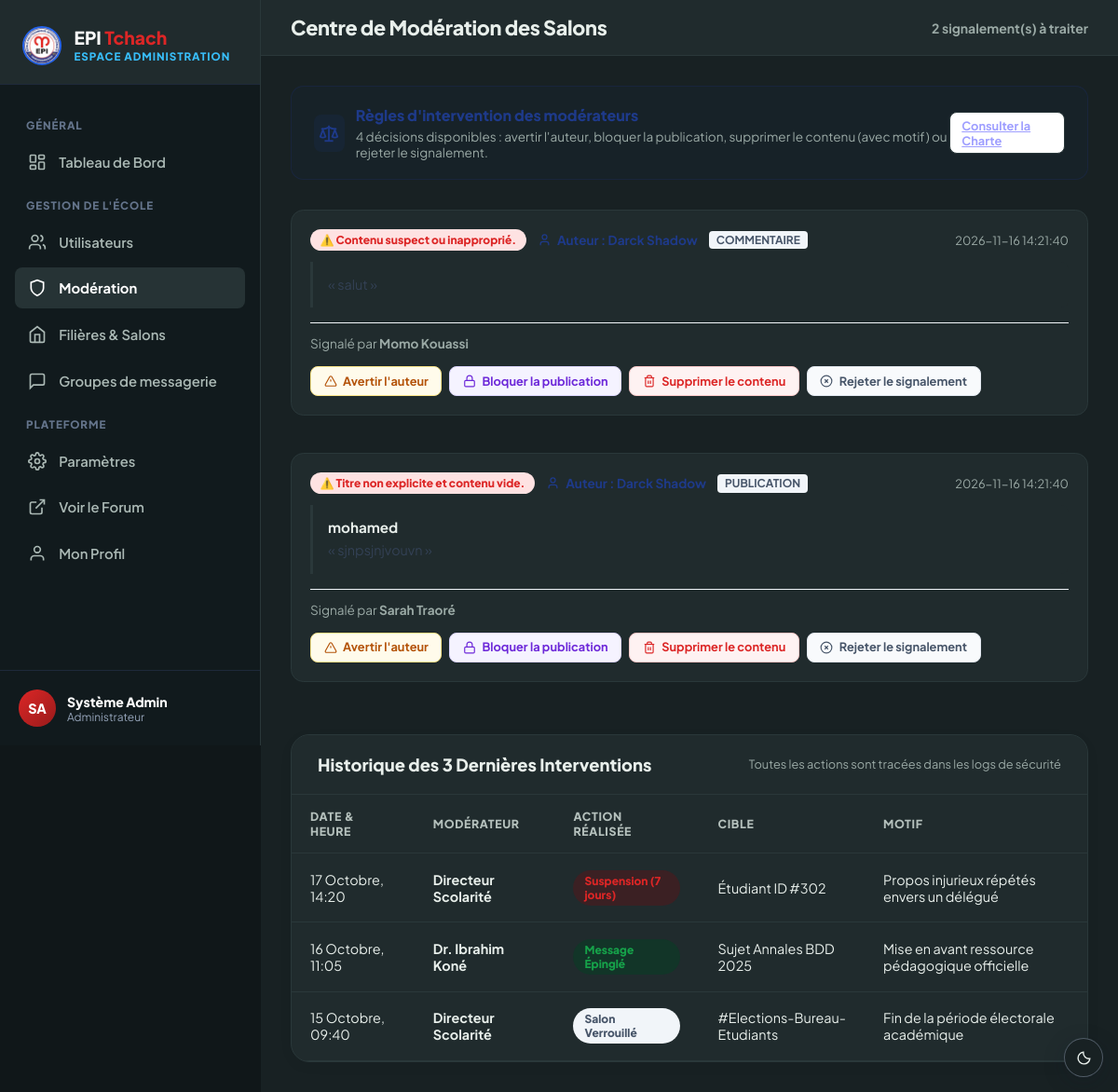
/admin/moderation (signed in), run on the app's committed database.
### tables this page shows
CREATE TABLE `signalements` (
  `id` int unsigned NOT NULL AUTO_INCREMENT,
  `auteur_id` int unsigned NOT NULL,
  `type_cible` enum('publication','commentaire') NOT NULL,
  `cible_id` int unsigned NOT NULL,
  `motif` text NOT NULL,
  `statut` enum('en_attente','traite','rejete') NOT NULL DEFAULT 'en_attente',
  `traite_par` int unsigned DEFAULT NULL,
  `date_signalement` datetime NOT NULL DEFAULT CURRENT_TIMESTAMP,
  `date_traitement` datetime DEFAULT NULL,
  PRIMARY KEY (`id`),
  KEY `auteur_id` (`auteur_id`),
  KEY `idx_signalements_statut` (`statut`),
  KEY `fk_signalements_traite_par` (`traite_par`),
  CONSTRAINT `fk_signalements_traite_par` FOREIGN KEY (`traite_par`) REFERENCES `utilisateurs` (`id`) ON DELETE SET NULL,
  CONSTRAINT `signalements_ibfk_1` FOREIGN KEY (`auteur_id`) REFERENCES `utilisateurs` (`id`) ON DELETE CASCADE,
  CONSTRAINT `signalements_ibfk_2` FOREIGN KEY (`traite_par`) REFERENCES `utilisateurs` (`id`) ON DELETE SET NULL
);

CREATE TABLE `utilisateurs` (
  `id` int unsigned NOT NULL AUTO_INCREMENT,
  `nom` varchar(100) NOT NULL,
  `prenom` varchar(100) NOT NULL,
  `email` varchar(150) NOT NULL,
  `mot_de_passe` varchar(255) NOT NULL,
  `avatar_url` varchar(255) DEFAULT NULL,
  `biographie` text,
  `filiere` varchar(150) DEFAULT NULL,
  `modules_enseignes` text,
  `role` enum('etudiant','professeur','administrateur') NOT NULL DEFAULT 'etudiant',
  `est_actif` tinyint(1) NOT NULL DEFAULT '1',
  `date_inscription` datetime NOT NULL DEFAULT CURRENT_TIMESTAMP,
  `derniere_connexion` datetime DEFAULT NULL,
  `derniere_activite` datetime DEFAULT NULL,
  `filiere_id` int unsigned DEFAULT NULL,
  PRIMARY KEY (`id`),
  UNIQUE KEY `email` (`email`),
  KEY `fk_utilisateurs_filiere` (`filiere_id`),
  KEY `idx_utilisateurs_derniere_activite` (`est_actif`,`derniere_activite`),
  CONSTRAINT `fk_utilisateurs_filiere` FOREIGN KEY (`filiere_id`) REFERENCES `filieres` (`id`) ON DELETE SET NULL
);

### resources/views/desktop/admin/moderation.php (the view, shortened to what the rows shown need)
<?php
$base = isset($baseUrl) ? $baseUrl : '';
$asset = isset($assetBase) ? $assetBase : (isset($baseUrl) ? $baseUrl . '/public/assets' : '/public/assets');
?>
<!DOCTYPE html>
<html lang="fr">
<head>
  <link rel="stylesheet" href="<?= $asset ?>/css/desktop/admin.css" />
  <?php include ROOT_PATH . '/resources/views/partials/theme-head.php'; ?>
</head>
<body data-base-url="<?= htmlspecialchars($base, ENT_QUOTES, 'UTF-8') ?>">
  <div class="admin-wrapper">
    <main class="admin-main-area">
      <header class="admin-topbar">
        <div class="topbar-left">
          <h1 class="page-title">Centre de Modération des Salons</h1>
        </div>
      </header>
      <div class="admin-content">
        <div id="reportsListContainer" style="display:flex; flex-direction:column; gap:1.5rem;">
          <?php if (empty($reports)): ?>
            <div id="noReportsCard" class="admin-card" style="text-align:center; padding:3rem 1.5rem; color:var(--admin-muted);">
              <svg width="48" height="48" viewBox="0 0 24 24" fill="none" stroke="currentColor" stroke-width="1.5" style="margin:0 auto 0.75rem; display:block; opacity:0.6;"><circle cx="12" cy="12" r="10"/><path d="m9 12 2 2 4-4"/></svg>
              <h3 style="font-size:1.1rem; font-weight:800; color:var(--admin-dark); margin:0 0 0.5rem 0;">Aucun signalement en attente</h3>
              <p style="font-size:0.9rem; margin:0;">Aucun contenu ne nécessite actuellement une intervention de modération.</p>
            </div>
          <?php else: ?>
            <?php foreach ($reports as $r):
              $authorName = !empty($r['cible_auteur_nom']) && $r['cible_auteur_nom'] !== 'Inconnu'
                  ? $r['cible_auteur_nom']
                  : (!empty($r['auteur_nom']) ? $r['auteur_nom'] : 'Auteur inconnu');
              $reporterName = trim(($r['signaleur_prenom'] ?? '') . ' ' . ($r['signaleur_nom'] ?? 'Membre'));
              $targetType = $r['type_cible'] ?? 'publication';
              $targetTitle = $r['cible_titre'] ?? ($targetType === 'publication' ? 'Publication' : 'Commentaire');
              $targetContent = $r['cible_contenu'] ?? $r['message_contenu'] ?? 'Contenu non disponible';
            ?>
            <div class="report-card" data-report-id="<?= (int)$r['id'] ?>" data-target-type="<?= htmlspecialchars($targetType) ?>">
              <div class="report-header">
                <div style="display:flex; align-items:center; gap:0.75rem; flex-wrap:wrap;">
                  <span class="report-reason-badge">⚠️ <?= htmlspecialchars($r['raison'] ?? 'Signalement') ?></span>
                  <span style="font-size:0.85rem; font-weight:700; color:var(--admin-primary); display:inline-flex; align-items:center; gap:0.4rem;">
                    <svg width="15" height="15" viewBox="0 0 24 24" fill="none" stroke="currentColor" stroke-width="2"><path d="M19 21v-2a4 4 0 0 0-4-4H9a4 4 0 0 0-4 4v2"/><circle cx="12" cy="7" r="4"/></svg>
                    Auteur : <?= htmlspecialchars($authorName) ?>
                  </span>
                  <span style="font-size:0.75rem; background:#f1f5f9; color:#475569; padding:0.15rem 0.5rem; border-radius:4px; font-weight:700; text-transform:uppercase;">
                    <?= htmlspecialchars($targetType) ?>
                  </span>
                </div>
                <span style="font-size:0.8rem; color:var(--admin-muted);"><?= htmlspecialchars($r['created_at'] ?? 'Récemment') ?></span>
              </div>
              <div class="report-content-preview">
                <?php if (!empty($r['cible_titre']) && $targetType === 'publication'): ?>
                  <div style="font-weight:700; color:var(--admin-dark); margin-bottom:0.35rem; font-size:0.95rem;">
                    <?= htmlspecialchars($r['cible_titre']) ?>
                  </div>
                <?php endif; ?>
                <div style="color:#334155; line-height:1.5;">
                  « <?= htmlspecialchars($targetContent) ?> »
                </div>
              </div>
              <div class="report-footer" style="display:flex; flex-wrap:wrap; align-items:center; justify-content:space-between; gap:1rem; margin-top:1rem; padding-top:0.85rem; border-top:1px solid #f1f5f9;">
                <div>
                  <span style="color:var(--admin-muted); font-size:0.85rem;">
                    Signalé par <strong><?= htmlspecialchars($reporterName) ?></strong>
                  </span>
                </div>
                <div class="action-buttons" style="display:flex; flex-wrap:wrap; gap:0.5rem; align-items:center;">
                  <button type="button"
                          class="btn-mod-action btn-mod-warn"
                          data-report-id="<?= (int)$r['id'] ?>"
                          data-action="avertiAuteur"
                          data-author="<?= htmlspecialchars($authorName) ?>"
                          data-title="<?= htmlspecialchars($targetTitle) ?>"
                          title="avertiAuteur() : Notifie l'auteur et clôture le signalement">
                    <svg width="14" height="14" viewBox="0 0 24 24" fill="none" stroke="currentColor" stroke-width="2"><path d="m21.73 18-8-14a2 2 0 0 0-3.48 0l-8 14A2 2 0 0 0 4 21h16a2 2 0 0 0 1.73-3Z"/><line x1="12" y1="9" x2="12" y2="13"/><line x1="12" y1="17" x2="12.01" y2="17"/></svg>
                    Avertir l'auteur
                  </button>
                  <button type="button"
                          class="btn-mod-action btn-mod-lock"
                          data-report-id="<?= (int)$r['id'] ?>"
                          data-action="bloquerPublication"
                          data-author="<?= htmlspecialchars($authorName) ?>"
                          data-title="<?= htmlspecialchars($targetTitle) ?>"
                          title="bloquerPublication() : Verrouille la publication, notifie l'auteur et clôture le signalement">
                    <svg width="14" height="14" viewBox="0 0 24 24" fill="none" stroke="currentColor" stroke-width="2"><rect width="18" height="11" x="3" y="11" rx="2" ry="2"/><path d="M7 11V7a5 5 0 0 1 10 0v4"/></svg>
                    Bloquer la publication
                  </button>
                  <button type="button"
                          class="btn-mod-action btn-mod-delete"
                          data-report-id="<?= (int)$r['id'] ?>"
                          data-action="supprimerContenu"
                          data-author="<?= htmlspecialchars($authorName) ?>"
                          data-title="<?= htmlspecialchars($targetTitle) ?>"
                          title="supprimerContenu() : Supprime le post en BD, notifie l'auteur du motif et clôture tous les signalements liés">
                    <svg width="14" height="14" viewBox="0 0 24 24" fill="none" stroke="currentColor" stroke-width="2"><path d="M3 6h18"/><path d="M19 6v14c0 1-1 2-2 2H7c-1 0-2-1-2-2V6"/><path d="M8 6V4c0-1 1-2 2-2h4c1 0 2 1 2 2v2"/><line x1="10" y1="11" x2="10" y2="17"/><line x1="14" y1="11" x2="14" y2="17"/></svg>
                    Supprimer le contenu
                  </button>
                  <button type="button"
                          class="btn-mod-action btn-mod-reject"
                          data-report-id="<?= (int)$r['id'] ?>"
                          data-action="rejeterSignalement"
                          data-author="<?= htmlspecialchars($authorName) ?>"
                          data-title="<?= htmlspecialchars($targetTitle) ?>"
                          title="rejeterSignalement() : Statut 'rejeté' — Si 0 signalement restant: est_signale = 0">
                    <svg width="14" height="14" viewBox="0 0 24 24" fill="none" stroke="currentColor" stroke-width="2"><circle cx="12" cy="12" r="10"/><path d="m15 9-6 6"/><path d="m9 9 6 6"/></svg>
                    Rejeter le signalement
                  </button>
                </div>
              </div>
            </div>
            <?php endforeach; ?>
          <?php endif; ?>
        </div>
        <div class="admin-card" style="margin-top:2.5rem;">
          <div class="card-header-flex">
            <h2 class="card-title">Historique des 3 Dernières Interventions</h2>
          </div>
          <div class="table-responsive">
            <table class="admin-table">
              <thead>
                <tr>
                  <th>Date & Heure</th>
                  <th>Modérateur</th>
                  <th>Action Réalisée</th>
                  <th>Cible</th>
                  <th>Motif</th>
                </tr>
              </thead>
            </table>
          </div>
        </div>
      </div>
    </main>
  </div>
</body>
</html>

### data on the page
signalements: motif "Contenu suspect ou inapproprié.", authorName "Darck Shadow", type_cible "COMMENTAIRE", date_signalement "2026-11-16 14:21:40", targetContent "salut", auteur.nom "Momo Kouassi"
signalements: motif "Titre non explicite et contenu vide.", authorName "Darck Shadow", type_cible "PUBLICATION", date_signalement "2026-11-16 14:21:40", cible_titre "mohamed", targetContent "sjnpsjnjvouvn", auteur.nom "Sarah Traoré"

### other printed values
$adminAvatar "SA"
$adminName "Système Admin"
$adminRole "Administrateur"
count($reports ?? []) "2"
